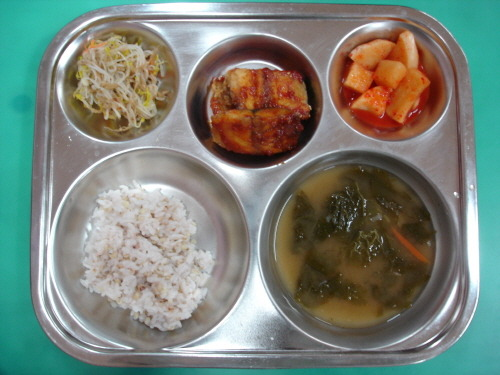
#> input picture 02_food_analysis/Image Processing/20180706/image/sample/img_01.jpg, 500 x 375 px
$ jupyter execute --allow-errors edge_detection_tray.ipynb   (older library calls are emulated)
#> lines starting #> are read from the running program, lines starting #| are printed output that depends on the picture; after the words box and inside, x2 and y2 are one past the last pixel; in counts of white or black regions, pixels touching at a corner belong together
[cell 1]
import numpy as np
import sys
import cv2

[cell 2]
import matplotlib.pyplot as plt

[cell 3]
# return RGB and Grayscale image from a source
def get_image(src="./image/sample/img_01.jpg"):
    im = cv2.imread(src)
    im = cv2.resize(im, (800,600))
    return cv2.cvtColor(im, cv2.COLOR_BGR2RGB),cv2.cvtColor(im, cv2.COLOR_BGR2GRAY)

[cell 4]
im = cv2.imread("./image/sample/img_01.jpg")
#> im is the input picture: shape (375, 500, 3); mean B, G, R 118, 128.9, 120.9
im = cv2.cvtColor(im, cv2.COLOR_RGB2HSV)
#> im: shape (375, 500, 3); mean H, S, V 80.2, 85, 142.8
plt.imshow(im)
plt.show()
# # im[:, :, N] where N is the channel you need
# 0=H, 1=S, V=2
# let's try to make saturation + 80
im[:, :, 1] += 80
#> im: shape (375, 500, 3); mean H, S, V 80.2, 110.7, 142.8
im = cv2.cvtColor(im, cv2.COLOR_RGB2HSV)
#> im: shape (375, 500, 3); mean H, S, V 105.2, 160.1, 170.3
# reconvert before display
plt.imshow(im)
plt.show()

[cell 5]
def augmentation(im, fact=.0):
    if fact > 1:
        fact = 1.0
    # get HSV
    hsv = cv2.cvtColor(im, cv2.COLOR_RGB2HSV)

    # set it to numpy array
    hsv = np.array(hsv)
    h = hsv[:,:,0]
    s = hsv[:,:,1]
    v = hsv[:,:,2]

    # fact * channel
    hsv[:,:,0] = np.where(h*fact <= 255, fact*h, h)
    hsv[:,:,1] = np.where(s*fact <= 255, fact*s, s)
    hsv[:,:,2] = np.where(v*fact <= 255, fact*v, v)

    # return hsv and rgb
    return hsv, cv2.cvtColor(hsv, cv2.COLOR_HSV2RGB)

[cell 6]
im = cv2.imread("./image/sample/img_01.jpg")
hsv = cv2.cvtColor(im, cv2.COLOR_RGB2HSV)

 # set it to numpy array
hsv = np.array(hsv)
h = hsv[:,:,0]
s = hsv[:,:,1]
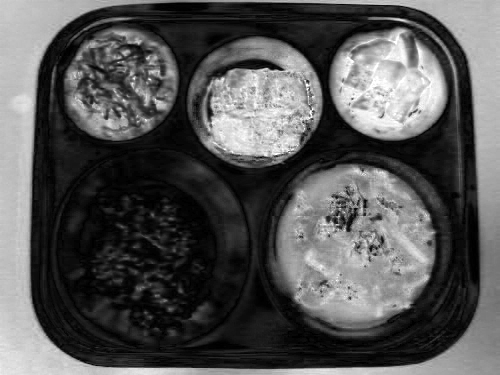
#> s: shape (375, 500); min 0, max 255, mean 85
v = hsv[:,:,2]

    # fact * channel
hsv[:,:,0] = np.where(h*.0 <= 255, .0*h, h)
#> hsv: shape (375, 500, 3); mean H, S, V 0, 85, 142.8
hsv[:,:,1] = np.where(s*.0 <= 255, .0*s, s)
#> hsv: shape (375, 500, 3); mean H, S, V 0, 0, 142.8
hsv[:,:,2] = np.where(v*.0 <= 255, .0*v, v)
#> hsv: shape (375, 500, 3); every value is 0
im = cv2.cvtColor(hsv, cv2.COLOR_HSV2RGB)

[cell 7]
im = cv2.imread("./image/sample/img_02.jpg")
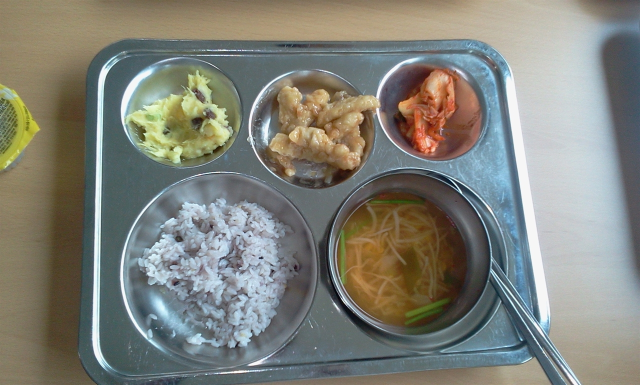
#> input picture 02_food_analysis/Image Processing/20180706/image/sample/img_02.jpg, 1280 x 770 px (shown at 1/2 size)
#> im is the input picture: shape (770, 1280, 3); mean B, G, R 121.2, 129.6, 128.5

[cell 8]
def extract_features(im,
                     threshold=144,
                     ellsize=16,
                     augmentatio=.0,
                     erosion=8,
                     dilatation=4):

    hsv, im = augmentation(im, augmentatio)
#> in augmentation, `hsv = cv2.cvtColor(im, cv2.COLOR_RGB2HSV)`: hsv: shape (770, 1280, 3); mean H, S, V 60.8, 60.9, 140.7
#> in augmentation, `h = hsv[:,:,0]`:
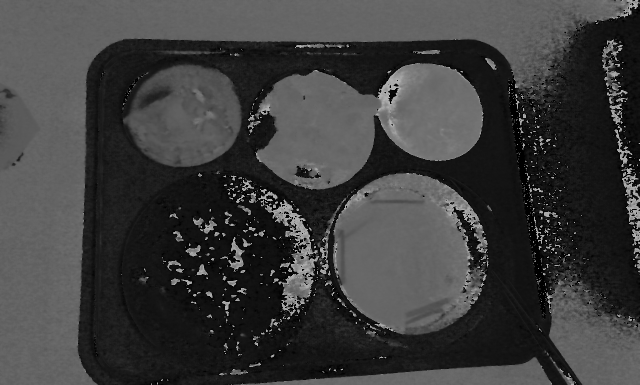
#> h: shape (770, 1280) (shown at 1/2 size); min 0, max 178, mean 60.8
#> in augmentation, `v = hsv[:,:,2]`:
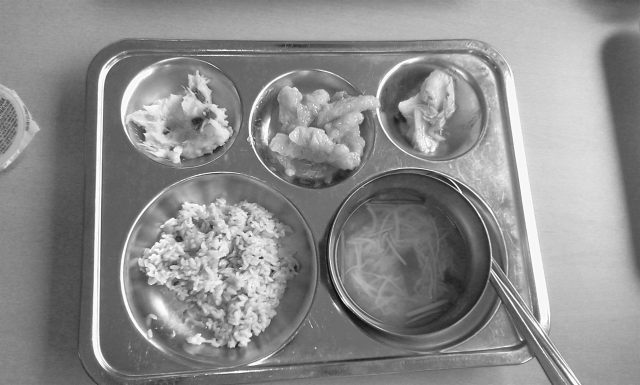
#> v: shape (770, 1280) (shown at 1/2 size); min 2, max 255, mean 140.7
    gray = cv2.cvtColor(hsv, cv2.COLOR_RGB2GRAY)
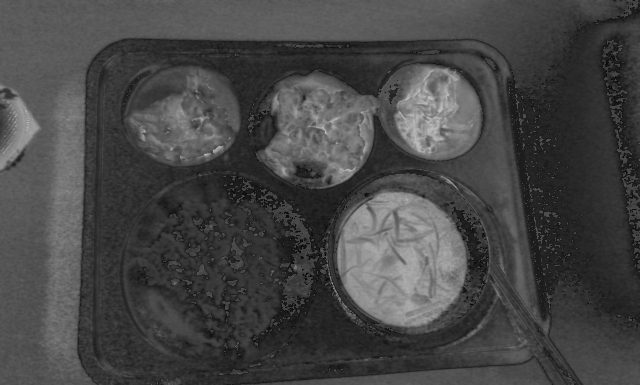
#> gray: shape (770, 1280) (shown at 1/2 size); min 1, max 204, mean 70

    # make 2 blurs
    mask = cv2.GaussianBlur(gray, (15,15), 0)
    mask = cv2.GaussianBlur(mask, (3,3), 0)

    # create structure element
    ellipses = cv2.getStructuringElement(cv2.MORPH_ELLIPSE,(ellsize, ellsize))

    plt.imshow(ellipses)
    plt.show()
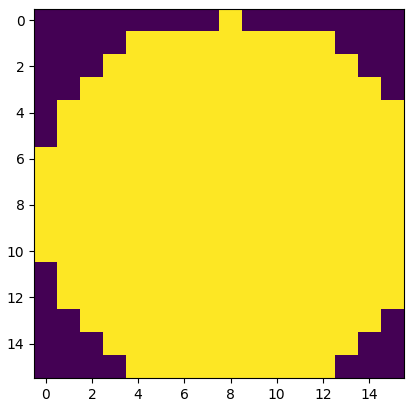
#> figure drawn by matplotlib, 1 panel

    # get 2 masks, one closed to the edges, other makes a
    # kind of dilatation of the first one
    mask = cv2.morphologyEx(mask, cv2.MORPH_CLOSE, ellipses)
    mask = cv2.morphologyEx(mask, cv2.MORPH_OPEN, ellipses)

    # binarize that !
    _, contour = cv2.threshold(mask,
                               threshold,
                               255,
                               cv2.THRESH_BINARY)
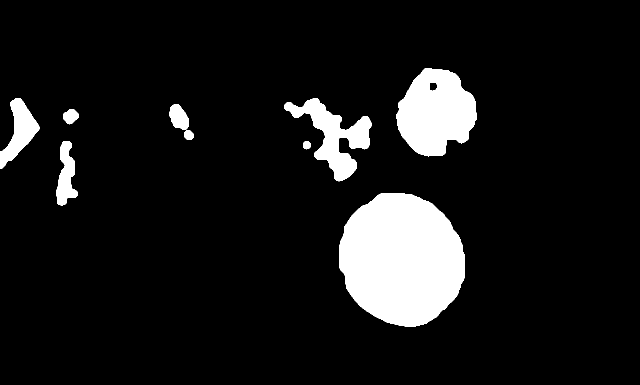
#> contour: shape (770, 1280) (shown at 1/2 size); 9.4% white; 9 white regions, largest, box (x1, y1, x2, y2) and area: (678, 387, 930, 654) 51920, (793, 137, 954, 313) 20127, (569, 196, 743, 363) 10512

    plt.imshow(contour)
    plt.show()
    # erode and dilate to get contours
    erode   = cv2.erode(contour, None, iterations=erosion)
#> erode: shape (770, 1280); 8.6% white; 9 white regions, largest, box (x1, y1, x2, y2) and area: (680, 389, 928, 652) 49860, (795, 139, 952, 310) 18607, (571, 198, 741, 360) 8626
    contour = cv2.dilate(erode, None, iterations=dilatation)
#> contour: shape (770, 1280); 11.1% white; 8 white regions, largest, box (x1, y1, x2, y2) and area: (674, 383, 934, 658) 56136, (789, 133, 958, 316) 23132, (565, 192, 747, 366) 14339

    plt.imshow(contour)
    plt.show()
    # return the ellipsis and contour image
    # - ellipsis mask is returned
    # only to visualize what's happend
    return mask, contour

[cell 9]
import imutils

[cell 10]
imutils.is_cv2()

#> (a cell that did not finish here is left out)

[cell 12]
# extract features, that parameters were good enough to
# make some tests
_, mask = extract_features(im, 116, 16, 141, 2, 6)
out = im.copy()
# we need to invert mask
mask = cv2.bitwise_not(mask)
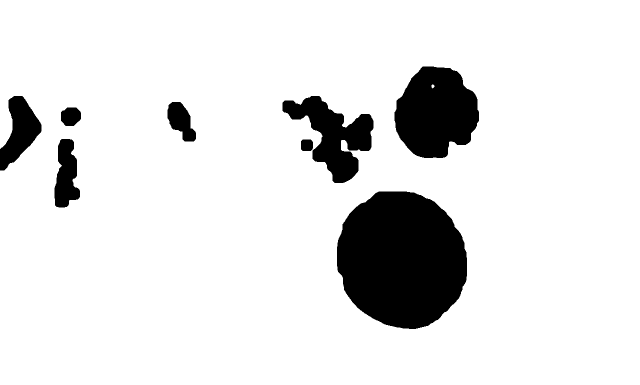
#> mask: shape (770, 1280) (shown at 1/2 size); 88.9% white; 8 black regions
# note that RETR_CHAIN is also usable
contours = cv2.findContours(mask,
                            cv2.RETR_LIST,
                            cv2.CHAIN_APPROX_SIMPLE)
#> contours = 9 contours; largest, box (x1, y1, x2, y2) and area: (0, 0, 1280, 770) 976948, (673, 382, 935, 659) 56516, (788, 132, 959, 317) 23432, (564, 191, 748, 367) 14697, (108, 277, 161, 416) 5016
contours = contours[0] if imutils.is_cv2() else contours[1]

[cell 13]
contours
#> Out has the same summary as contours

[cell 14]
mask

[cell 15]
print(contours[0])
#> (printed output is left out)

[cell 16]
type(contours)

#> (a cell that did not finish here is left out)

[cell 18]
type(contours)

[cell 19]
contours
#> Out has the same summary as contours

[cell 20]
red = (0,0,255)

[cell 21]
# contours = contours.sort()
# loop over the contours
MINWH = 100
for (i, c) in enumerate(contours):
    ((x, y), (w, h), _) = cv2.minAreaRect(c)
    # remove too small regions
    if w > 40 and h > 40:
        x = int(x-w//2)
        y = int(y-h//2)
        w = int(x+w)
        h = int(y+h)
        # draw a box
        out = cv2.rectangle(out, (x, y), (w, h), red, 2)
#> this loop made 9 passes
#> (x, y, w, h) on passes 1 to 9: (665, 390, 941, 651), (613.5, 290, 24, 25), (65, 320, 203, 372), (141.5, 233, 38, 41), (339, 200, 384, 289), (599, 154, 744, 358), (865, 172, 5.66, 5.66), (782, 136, 956, 314), (255, -254, 1024, 1025)
#> pass 1, `out = cv2.rectangle(out, (x, y), (w, h), red, 2)`:
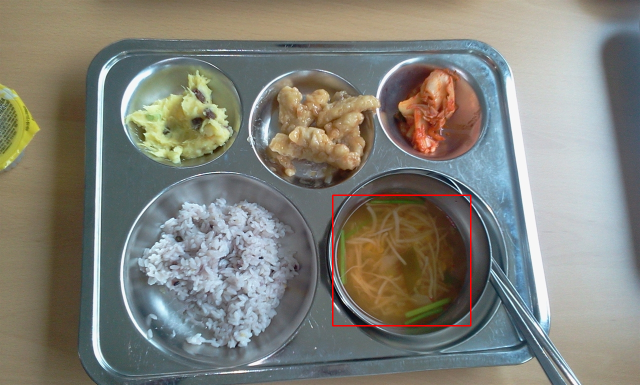
#> out: shape (770, 1280, 3) (shown at 1/2 size); 0.33% of pixels changed, all inside (x1, y1, x2, y2) = (664, 389, 943, 653)
#> after the loop:
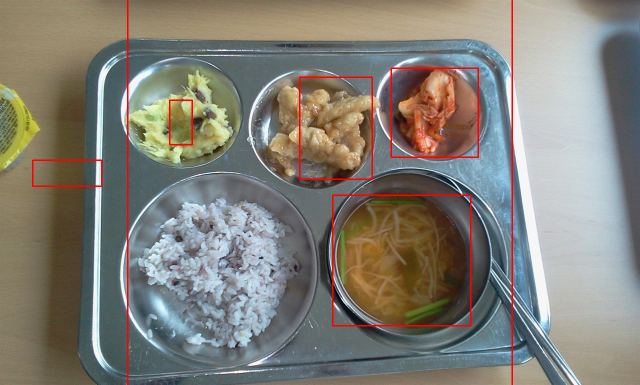
#> out: shape (770, 1280, 3) (shown at 1/2 size); mean B, G, R 119.5, 127.9, 130.4

[cell 22]
plt.imshow(out)

[cell 23]
cv2.imwrite('result2_img_01.png', out)
#> Out = True
